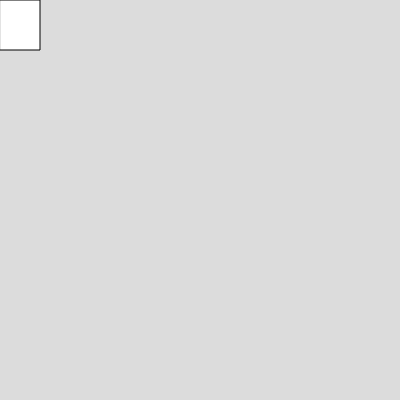
Frame 1 (no input)
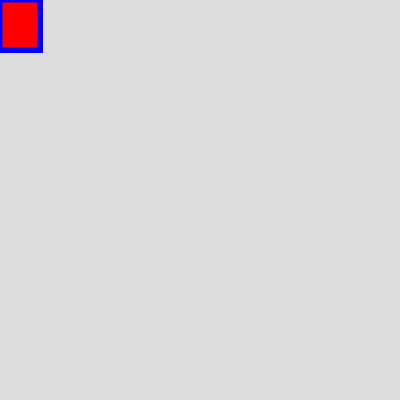
Frame 60 (no input)
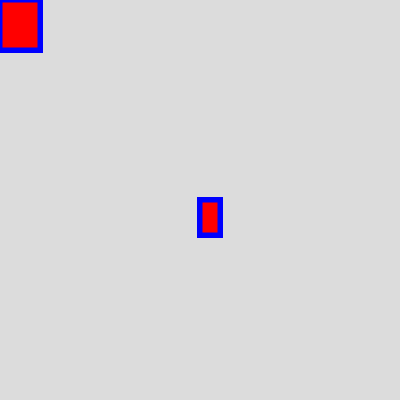
Frame 120 (the mouse pressed at the canvas centre since frame 60)

The p5.js sketch that drew these frames (run headless with seeded random() and noise() and a simulated clock; from frame 60 on, the mouse is pressed at the canvas centre):

// p5.js sketch
// ── sketch.js
function setup() 
{
  createCanvas(400, 400);
  background(220);
}

function draw() 
{
  rect(0,0,40,50);
  stroke("blue");
  strokeWeight(5);
  fill("red")
  
  if(mouseIsPressed)
  {
  rect(mouseX, mouseY, 20, 35);
   } 
}
